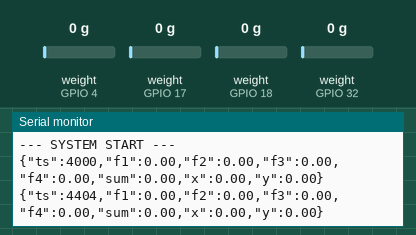
Recording of a sketch running on a simulated ESP32. Parts: the last lines printed to the serial monitor. Inputs (shaded band) come from the test bench; at power-on: weight on the scale (sensors on GPIO 4, GPIO 17, GPIO 18, GPIO 32) 0 g. Random numbers use the default seed unless the sketch sets one; nothing arrives over Bluetooth unless stated.

Above: at 5.2 s.
5.3 s: weight on the scale (sensor on GPIO 4) set to 100 g
At 5.47 s:
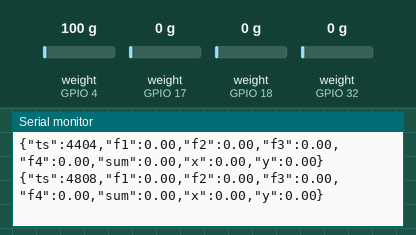
6.8 s: weight on the scale (sensor on GPIO 17) set to 100 g
At 7.08 s:
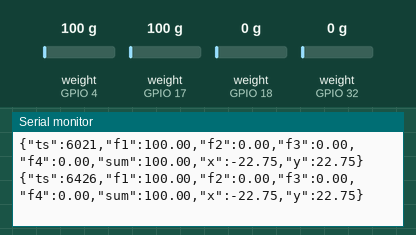
8.3 s: weight on the scale (sensor on GPIO 18) set to 100 g
At 8.3 s:
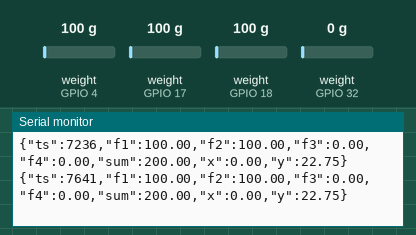
9.8 s: weight on the scale (sensor on GPIO 32) set to 100 g
At 9.92 s:
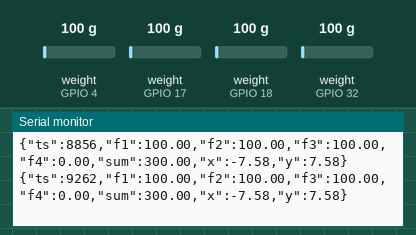
11.3 s: weight on the scale (sensor on GPIO 4) set to 1250 g
At 11.54 s:
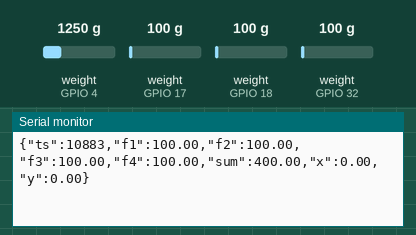
12.8 s: weight on the scale (sensor on GPIO 17) set to 1250 g
At 13.17 s:
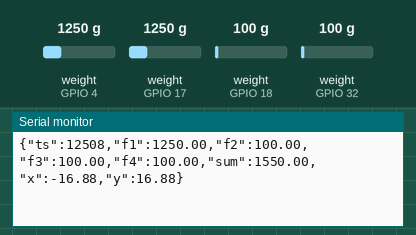
Timing chart, 0 to 15.3 s (numbered marks = the images above; inputs shaded):
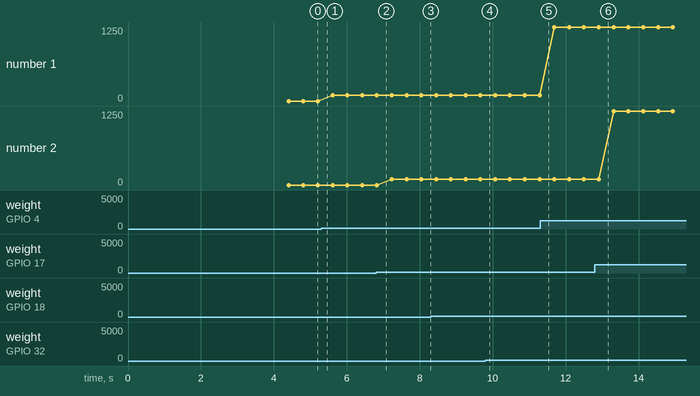

The sketch:

arduino.ino
```cpp
#include "HX711.h"
#include "BluetoothSerial.h"
#include <esp_task_wdt.h> // Thư viện Watchdog

// --------------- CONFIG ---------------
#define WDT_TIMEOUT_MS  10000 // (10 giây) Đổi sang mili-giây cho bản mới
#define SIMULATE        false
#define UPDATE_MS       200
#define NO_LOAD_THRESHOLD   0.5f
#define BT_DEVICE_NAME "ESP32_Can_Bang"

BluetoothSerial SerialBT;

const float DECK_W_CM = 45.5f;
const float DECK_H_CM = 45.5f;
const float HALF_W = DECK_W_CM / 2.0f;
const float HALF_H = DECK_H_CM / 2.0f;

// GPIO Pins
const int HX_DT1 = 4;   const int HX_SCK1 = 16;
const int HX_DT2 = 17;  const int HX_SCK2 = 5;
const int HX_DT3 = 18;  const int HX_SCK3 = 19;
const int HX_DT4 = 32;  const int HX_SCK4 = 33;

HX711 hx1, hx2, hx3, hx4;

float scaleFactor[4] = {
  46720.0 / 9.81,
  47800.0 / 9.81,
  46740.0 / 9.81,
  46700.0 / 9.81
};

unsigned long lastUpdate = 0;
char jsonBuffer[200];

void safeInit(HX711 &hx, int dt, int sck, float factor) {
  hx.begin(dt, sck);
  hx.set_scale(factor);
  unsigned long t = millis();
  // Chờ tối đa 200ms để tránh treo
  while (!hx.is_ready() && millis() - t < 200) { delay(10); }
  if (hx.is_ready()) hx.tare();
}

float readForce(HX711& h) {
    if (!h.is_ready()) return 0.0f;
    float val = h.get_units(1);
    return (val < 0) ? 0.0f : val;
}

static void computeCOP(float F1, float F2, float F3, float F4, float Ftot, float& outX, float& outY) {
    if (Ftot <= 0) { outX = 0; outY = 0; return; }
    float Right = F2 + F4;
    float Left  = F1 + F3;
    float Top   = F1 + F2;
    float Bot   = F3 + F4;

    outX = ((Right - Left) / Ftot) * HALF_W;
    outY = ((Top - Bot) / Ftot) * HALF_H;
}

void setup() {
    Serial.begin(115200);

    // --- KHỞI TẠO WATCHDOG (Phiên bản mới ESP32 V3.x) ---
    // Cấu hình watchdog
    esp_task_wdt_config_t wdt_config = {
        .timeout_ms = WDT_TIMEOUT_MS,
        .idle_core_mask = (1 << 0), // Theo dõi core 0 (hoặc để 0 nếu không cần)
        .trigger_panic = true       // Tự reset khi treo
    };

    // Nạp cấu hình
    esp_task_wdt_init(&wdt_config);
    esp_task_wdt_add(NULL); // Thêm task hiện tại (loop) vào danh sách theo dõi
    // ----------------------------------------------------

    SerialBT.begin(BT_DEVICE_NAME);
    Serial.println("--- SYSTEM START ---");

    if (!SIMULATE) {
        safeInit(hx1, HX_DT1, HX_SCK1, scaleFactor[0]);
        safeInit(hx2, HX_DT2, HX_SCK2, scaleFactor[1]);
        safeInit(hx3, HX_DT3, HX_SCK3, scaleFactor[2]);
        safeInit(hx4, HX_DT4, HX_SCK4, scaleFactor[3]);
    }
}

void loop() {
    // Báo "tao còn sống" để không bị reset
    esp_task_wdt_reset();

    unsigned long now = millis();
    if (now - lastUpdate < UPDATE_MS) return;
    lastUpdate = now;

    float F1, F2, F3, F4;

    if (SIMULATE) {
        F1 = random(10, 100); F2 = random(10, 100);
        F3 = random(10, 100); F4 = random(10, 100);
    } else {
        F1 = readForce(hx1); F2 = readForce(hx2);
        F3 = readForce(hx3); F4 = readForce(hx4);
    }

    float Ftot = F1 + F2 + F3 + F4;
    bool noLoad = (Ftot < NO_LOAD_THRESHOLD);

    float X_cm = 0, Y_cm = 0;
    if (!noLoad) {
        computeCOP(F1, F2, F3, F4, Ftot, X_cm, Y_cm);
    }

    snprintf(jsonBuffer, sizeof(jsonBuffer),
             "{\"ts\":%lu,\"f1\":%.2f,\"f2\":%.2f,\"f3\":%.2f,\"f4\":%.2f,\"sum\":%.2f,\"x\":%.2f,\"y\":%.2f}",
             now, F1, F2, F3, F4, Ftot, X_cm, Y_cm);

    Serial.println(jsonBuffer);
    if (SerialBT.hasClient()) {
        SerialBT.println(jsonBuffer);
    }
}
```

Measured:
- plotted number 1: 0 → 100 after the input at 5.3 s, 100 → 1250 after the input at 11.3 s
